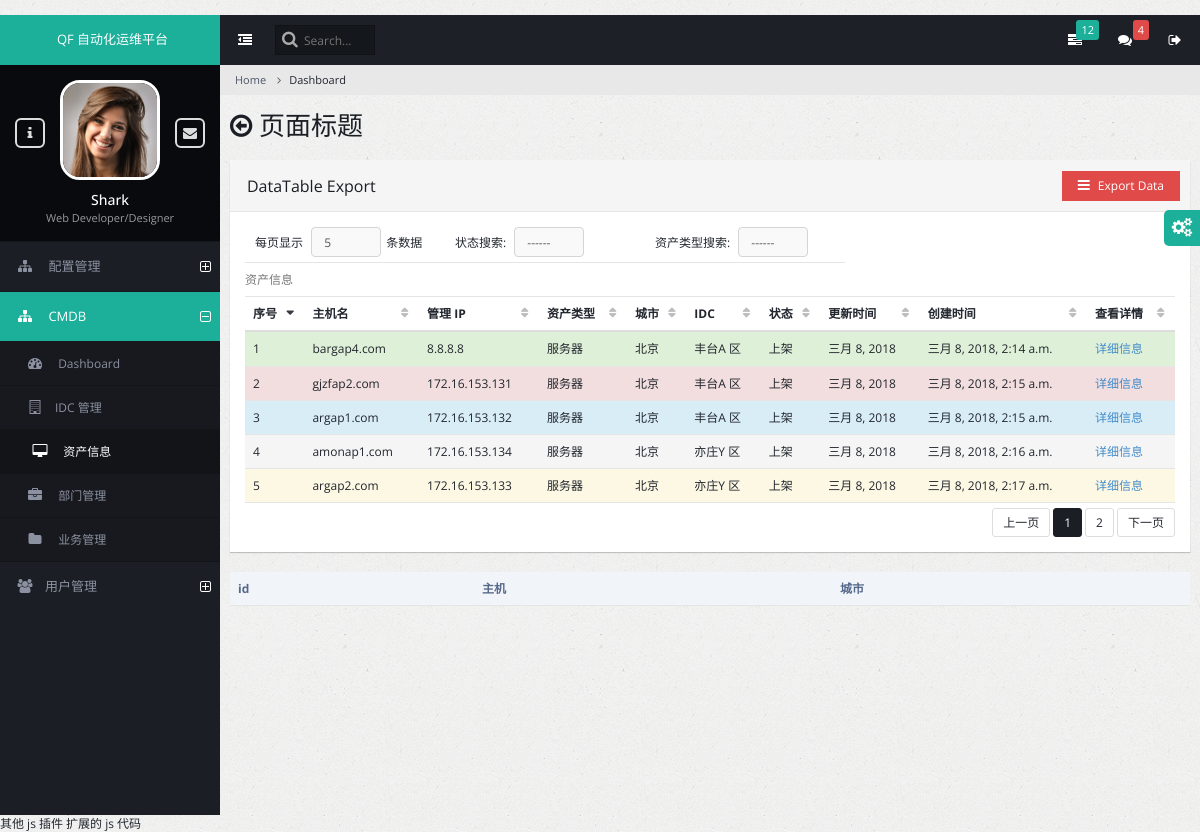
/cmdb/asset/, run on the app's committed database.
### db/models.py (models this page shows, shortened)
class Asset(models.Model):
    device_type_choices = (
        (1, '服务器'),
        (2, '路由器'),
        (3, '交换机'),
        (4, '防火墙'),
    )
    device_status_choices = (
        (1, '上架'),
        (2, '在线'),
        (3, '离线'),
        (4, '下架'),
    )
    device_type_id = models.IntegerField(choices=device_type_choices, default=1)
    device_status_id = models.IntegerField(choices=device_status_choices, default=1)
    cabinet_num = models.ForeignKey('Cabinet', verbose_name='机柜号', max_length=30, null=True, blank=True)
    cabinet_order = models.CharField(verbose_name='机柜中序号', max_length=30, null=True, blank=True)
    idc = models.ForeignKey('IDC', verbose_name='IDC机房', null=True, blank=True)
    department = models.ForeignKey('Department', verbose_name='所属部门', null=True, blank=True)
    app_class = models.ForeignKey('AppClass', verbose_name='所属应用', null=True, blank=True)
    latest_date = models.DateField(verbose_name='更新时间', null=True, blank=True)
    create_at = models.DateTimeField(verbose_name='创建时间', auto_now_add=True)
    class Meta:
        verbose_name = "资产表"
        verbose_name_plural = verbose_name
        db_table = 'asset'

class Server(models.Model):
    asset = models.OneToOneField('Asset', verbose_name='对应资产', null=True, blank=True)
    hostname = models.CharField(verbose_name='主机名', max_length=128, unique=True)
    sn = models.CharField(verbose_name='SN号', max_length=64, db_index=True)  # 为此字段创建索引
    manufacturer = models.CharField(verbose_name='制造商', max_length=64, null=True, blank=True)
    model = models.CharField(verbose_name='型号', max_length=64, null=True, blank=True)
    manage_ip = models.GenericIPAddressField(verbose_name='管理IP', null=True, blank=True)
    machine = models.CharField(verbose_name='硬件平台', max_length=16, null=True, blank=True)
    os_name = models.CharField(verbose_name='系统名称', max_length=16, null=True, blank=True)
    os_version = models.CharField(verbose_name='系统版本', max_length=64, null=True, blank=True)
    kernel = models.CharField(verbose_name='内核信息', max_length=128, null=True, blank=True)
    model_name = models.CharField(verbose_name='CPU型号', max_length=128, null=True, blank=True)
    cpu_type = models.CharField(verbose_name='CPU 架构', max_length=16, null=True, blank=True)
    physical_count = models.IntegerField(verbose_name='CPU物理个数', null=True, blank=True)
    physical_cores = models.IntegerField(verbose_name='每颗 CPU 核心数', null=True, blank=True)
    processor_cores_count = models.IntegerField(verbose_name='CPU 总逻辑核心数', null=True, blank=True)
    latest_date = models.DateTimeField(verbose_name='更新时间', default=timezone.now, null=True)
    create_at = models.DateTimeField(verbose_name='创建时间', auto_now_add=True)
    """
    auto_now=True 每次更新，日期自动存为当前时间，并且在 Admin 管理中，此字段将不支持修改
    default
    """
    class Meta:
        verbose_name = "服务器表"
        verbose_name_plural = verbose_name
        db_table = 'server'

class IDC(models.Model):
    name = models.CharField(verbose_name='机房', max_length=128)
    city = models.CharField(verbose_name='城市', max_length=32)
    address = models.CharField(verbose_name='地址', max_length=256)
    class Meta:
        verbose_name_plural = '机房表'
        db_table = "idc"

### cmdb/views.py (the view)
class AssetListView(View):
    """
    models.MyModel.objects.all()
    优化： 对于包含有 Fk 字段的表，当需要取出对应表里的某一条数据的一个字段的话，
    Django 会在每次循环一条数据的时候，就用外键的 ID 到对应的表里查询这个 ID
    对应要展示的字段名。所以 IDC 表中有几条数据，就会到对应的表里查询多少次。

    优化办法：
    models.MyModel.objects.all().select_related('FK_field')
    这样就会在第一次查询时，把 Fk 的字段对应表的数据全部查询到。

    用 values、values_list 是不存在上述情况的
    models.MyModel.objects.values('user_name')
    """
    def get(self, request):
        choices_dict = {'status': {}, 'type': {}}
        dev_status_dict = dict(models.Asset.device_status_choices)
        dev_type_dict = dict(models.Asset.device_type_choices)
        dev_status_dict[0] = '------'
        dev_type_dict[0] = '------'
        p = request.GET.get('p')
        base_url = request.path_info
        try:
            page_by = int(request.GET.get('page_by', 5))
        except ValueError:
            page_by = 5
        search_status = int(request.GET.get('search_status', )) if request.GET.get('search_status') else 0
        search_type = int(request.GET.get('search_type')) if request.GET.get('search_type') else 0
        if all([search_status, search_type]):
            choices_dict['status'][search_status] = dev_status_dict[search_status]
            choices_dict['type'][search_type] = dev_type_dict[search_type]
            queryset = models.Asset.objects.filter(device_status_id=search_status, device_type_id=search_type)
            all_count = queryset.count()
        elif any([search_status, search_type]):
            choices_dict['status'][search_status] = dev_status_dict[search_status]
            choices_dict['type'][search_type] = dev_type_dict[search_type]
            queryset = models.Asset.objects.filter(Q(device_status_id=search_status) | Q(device_type_id=search_type))
            all_count = queryset.count()
        else:
            choices_dict['status'][search_status] = dev_status_dict[search_status]
            choices_dict['type'][search_type] = dev_type_dict[search_type]
            queryset = models.Asset.objects.all()
            all_count = queryset.count()
        base_url = "{}?search_status={}&search_type={}".format(base_url, search_status, search_type)
        page_obj = Pagination(p, page_by, all_count, base_url)
        page_obj.page_by = page_by
        asset_list = queryset[page_obj.start():page_obj.end()]
        return render(request, 'cmdb/asset_list.html', {'asset_list': asset_list,
                                                        'page_obj': page_obj,
                                                        'choices_dict': choices_dict,
                                                        'dev_status_dict': dev_status_dict,
                                                        'dev_type_dict': dev_type_dict,
                                                        })

### templates/cmdb/asset_list.html (shortened to what this page needs)
{% extends 'base.html' %}
{% block page_content %}
    <div class="row">
        <div class="col-md-12">
            <div class="panel panel-default">
                <div class="panel-heading ui-draggable-handle">
                    <h3 class="panel-title">DataTable Export</h3>
                    <div class="btn-group pull-right">
                        <button class="btn btn-danger dropdown-toggle" data-toggle="dropdown"><i class="fa fa-bars"></i>
                            Export Data
                        </button>
                    </div>
                </div>
                <div class="panel-body">
                    <div id="customers2_wrapper" class="dataTables_wrapper no-footer row">
                        <form action="{% url 'cmdb:asset' %}" method="get">
                            <div class="col-md-4 dataTables_length" style="width: 200px">
                                每页显示
                                <select name="page_by" class="form-control">
                                    <option value="{{ page_obj.paginate_by }}">{{ page_obj.page_by }}</option>
                                </select>条数据
                            </div>
                            <div class="col-md-4 dataTables_length" style="width: 200px">
                                状态搜索:
                                <select name="search_status" class="form-control">
                                    {% for n, txt in choices_dict.status.items %}
                                        <option value="{{ n }}">{{ txt }}</option>
                                    {% endfor %}
                                </select>
                            </div>
                            <div class="col-md-4 dataTables_length" style="width: 200px">
                                资产类型搜索:
                                <select name="search_type" class="form-control">
                                    {% for n, txt in choices_dict.type.items %}
                                        <option value="{{ n }}">{{ txt }}</option>
                                    {% endfor %}
                                </select>
                            </div>
                        </form>
                        <table id="customers2" class="table datatable dataTable no-footer" role="grid"
                               aria-describedby="customers2_info">
                            <thead>
                            <caption>资产信息</caption>
                             <col align="left" />
                              <col align="left" />
                              <col align="right" />
                            <tr role="row">
                                <th class="sorting_asc" tabindex="0" aria-controls="customers2" rowspan="1" colspan="1"
                                    aria-sort="ascending" aria-label="Name: activate to sort column ascending"
                                >序号
                                </th>
                                <th class="sorting" tabindex="0" aria-controls="customers2" rowspan="1" colspan="1"
                                    aria-label="Position: activate to sort column ascending">
                                    主机名
                                </th>
                                <th class="sorting" tabindex="0" aria-controls="customers2" rowspan="1" colspan="1"
                                    aria-label="Salary: activate to sort column ascending">
                                    管理 IP
                                </th>
                                <th class="sorting" tabindex="0" aria-controls="customers2" rowspan="1" colspan="1"
                                    aria-label="Office: activate to sort column ascending">
                                    资产类型
                                </th>
                                <th class="sorting" tabindex="0" aria-controls="customers2" rowspan="1" colspan="1"
                                    aria-label="Age: activate to sort column ascending">
                                    城市
                                </th>
                                <th class="sorting" tabindex="0" aria-controls="customers2" rowspan="1" colspan="1"
                                    aria-label="Start date: activate to sort column ascending">
                                    IDC
                                </th>
                                <th class="sorting" tabindex="0" aria-controls="customers2" rowspan="1" colspan="1"
                                    aria-label="Salary: activate to sort column ascending">
                                    状态
                                </th>
                                <th class="sorting" tabindex="0" aria-controls="customers2" rowspan="1" colspan="1"
                                    aria-label="Salary: activate to sort column ascending">
                                    更新时间
                                </th>
                                <th class="sorting" tabindex="0" aria-controls="customers2" rowspan="1" colspan="1"
                                    aria-label="Salary: activate to sort column ascending">
                                    创建时间
                                </th>
                                <th class="sorting" tabindex="0" aria-controls="customers2" rowspan="1" colspan="1"
                                    aria-label="Salary: activate to sort column ascending">
                                    查看详情
                                </th>
                            </tr>
                            </thead>
                            <tbody>
                            {% for item in asset_list %}
                                <tr role="row" class="{% cycle 'success' "danger" "info" 'active' 'warning' %}">
                                    <td class="sorting_1">{{ forloop.counter }}</td>
                                    <td class="sorting_1">{{ item.server.hostname }}</td>
                                    <td class="sorting_1">{{ item.server.manage_ip }}</td>
                                    <td>{{ item.get_device_type_id_display }}</td>
                                    <td>{{ item.idc.city }}</td>
                                    <td>{{ item.idc.name }}</td>
                                    <td>{{ item.get_device_status_id_display }}</td>
                                    <td>{{ item.latest_date }}</td>
                                    <td>{{ item.create_at }}</td>
                                    <td><a class="asset_detial" href="{% url 'cmdb:host' item.id %}">详细信息</a></td>
                                </tr>
                            {% endfor %}
                            </tbody>
                        </table>
                        <div class="dataTables_paginate paging_simple_numbers">
                            {{ page_obj.page_str | safe }}
                        </div>
                    </div>
                </div>
            </div>
        </div>
    </div>
    <div class="row">
        <div class="col-md-12">
            <table class="table">
                <thead>
                <tr>
                    <th>id</th>
                    <th>主机</th>
                    <th>城市</th>
                </tr>
                </thead>
                <tbody>
                <tr>
                    <td>
                    </td>
                    <td>
                    </td>
                    <td>
                    </td>
                </tr>
                </tbody>
            </table>
        </div>
    </div>
{% endblock %}

### data on the page
Asset: server.hostname "bargap4.com", server.manage_ip "8.8.8.8", device_type_id "服务器", idc.city "北京", idc.name "丰台A 区", device_status_id "上架", latest_date "三月 8, 2018", create_at "三月 8, 2018, 2:14 a.m."
Asset: server.hostname "gjzfap2.com", server.manage_ip "172.16.153.131", device_type_id "服务器", idc.city "北京", idc.name "丰台A 区", device_status_id "上架", latest_date "三月 8, 2018", create_at "三月 8, 2018, 2:15 a.m."
Asset: server.hostname "argap1.com", server.manage_ip "172.16.153.132", device_type_id "服务器", idc.city "北京", idc.name "丰台A 区", device_status_id "上架", latest_date "三月 8, 2018", create_at "三月 8, 2018, 2:15 a.m."
Asset: server.hostname "amonap1.com", server.manage_ip "172.16.153.134", device_type_id "服务器", idc.city "北京", idc.name "亦庄Y 区", device_status_id "上架", latest_date "三月 8, 2018", create_at "三月 8, 2018, 2:16 a.m."
Asset: server.hostname "argap2.com", server.manage_ip "172.16.153.133", device_type_id "服务器", idc.city "北京", idc.name "亦庄Y 区", device_status_id "上架", latest_date "三月 8, 2018", create_at "三月 8, 2018, 2:17 a.m."

### other printed values
{{ page_obj.page_str | safe }} "上一页 1 2 下一页"
form field page_by "5"
form field search_status "------"
form field search_type "------"
